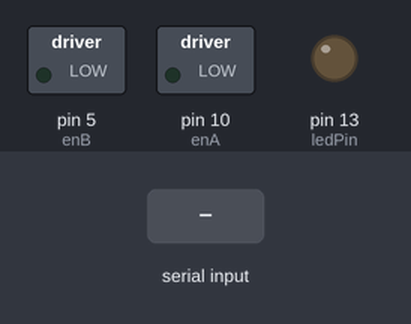
Bench run of a sketch on a simulated Arduino Uno, built with avr-gcc and run on an emulated ATmega328P. On the bench: switched loads named in the sketch (green lamp = pin HIGH), output pins drawn as LEDs (lit = HIGH). Inputs (shaded band) come from the test bench. What the sketch prints to the serial monitor is not drawn.

Above: at 1.2 s.
1.3 s: "1" received over Serial
At 2.4 s:
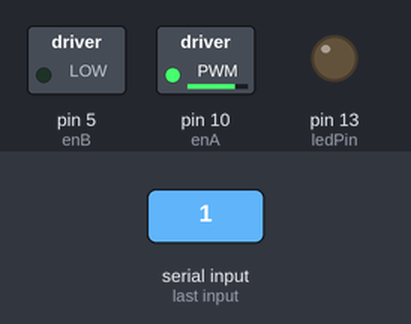
2.8 s: byte 54 (54) received over Serial
At 3.5 s:
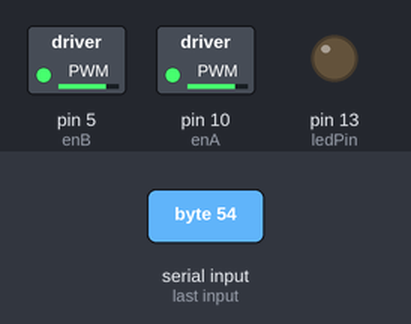
4.3 s: byte 57 (57) received over Serial
5.8 s: "7" received over Serial
7.3 s: "2" received over Serial
8.8 s: "3" received over Serial
At 9.3 s:
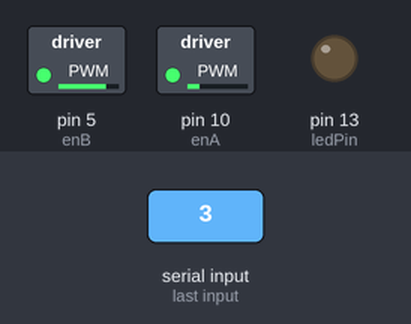
Timing chart, 0 to 11.3 s (numbered marks = the images above; inputs shaded):
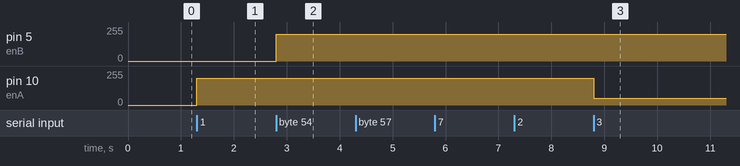

The sketch:

Sketch1.ino
```cpp
/*
 Name:		Sketch1.ino
 Created:	10/11/2016 4:07:34 PM
 Author:	rkovacs
*/

//static int counter = 0;
int ledPin = 13;
// connect motor controller pins to Arduino digital pins
// motor one
int enA = 10;
int in1 = 9;
int in2 = 8;
// motor two
int enB = 5;
int in3 = 7;
int in4 = 6;
int velocity = 200;
int cmd = 0;

// the setup function runs once when you press reset or power the board
void setup() {
	Serial.begin(9600);
	pinMode(ledPin, OUTPUT);


}

// the loop function runs over and over again until power down or reset
void loop() {
	/*while(Serial.available() > 0) {
		Serial.write(Serial.read());
	}*/

	/*digitalWrite(ledPin, HIGH);
	delay(500);
	digitalWrite(ledPin, LOW);
	delay(500);*/

/*	Serial.print("Tick #");
	Serial.print(counter++, DEC);
	Serial.print("\n");

	if (Serial.peek() != -1) {
		Serial.print("Read: ");
		do {
			Serial.print((char)Serial.read());
		} while (Serial.peek() != -1);
		Serial.print("\n");
	}

	delay(1000);*/

	if (Serial.available()) {
		if (cmd == 55) {
			velocity = Serial.read();
			char cbuff[15];
			sprintf(cbuff, "speed: %d", velocity);
			Serial.print(cbuff);
		}
		cmd = Serial.read();
		switch (cmd) {
		case 49: // 1 - up start
			motorARight(velocity);
			Serial.print("motor A Right");
			break;
		case 50: // 2 - up/down stop
			stopMotorA();
			Serial.print("stop Motor A");
			break;
		case 51: // 3 - down start
			motorALeft(velocity);
			Serial.print("motor A Left");
			break;
		case 52: // 4 - left start
			motorBLeft(velocity);
			Serial.print("motor B Left");
			break;
		case 53: // 5 - left/right stop
			stopMotorB();
			Serial.print("stop Motor B");
			break;
		case 54: // 6 - right start
			motorBRight(velocity);
			Serial.print("motor B Right");
			break;
		case 55: // 7 - set speed
			Serial.print("set speed");
			break;
		case 57: // 9 - all stop
			allStop();
			Serial.print("all Stop");
			break;
		default:
			char cbuff[15];
			sprintf(cbuff, "read: %d", cmd);
			Serial.print(cbuff);
		}
	}


}

void motorARight(int speed) {
	// turn on motor A
	digitalWrite(in1, HIGH);
	digitalWrite(in2, LOW);
	// set speed to 200 out of possible range 0~255
	analogWrite(enA, speed);
}

void stopMotorA() {
	digitalWrite(in1, LOW);
	digitalWrite(in2, LOW);
}

void motorALeft(int speed) {
	// turn on motor A
	digitalWrite(in1, LOW);
	digitalWrite(in2, HIGH);
	// set speed to 200 out of possible range 0~255
	analogWrite(enA, speed);
}

void motorBRight(int speed) {
	// turn on motor B
	digitalWrite(in3, HIGH);
	digitalWrite(in4, LOW);
	// set speed to 200 out of possible range 0~255
	analogWrite(enB, 200);
}

void stopMotorB() {
	digitalWrite(in3, LOW);
	digitalWrite(in4, LOW);
}

void motorBLeft(int speed) {
	// turn on motor B
	digitalWrite(in3, LOW);
	digitalWrite(in4, HIGH);
	// set speed to 200 out of possible range 0~255
	analogWrite(enB, 200);
}

void allStop() {
	digitalWrite(in1, LOW);
	digitalWrite(in2, LOW);
	digitalWrite(in3, LOW);
	digitalWrite(in4, LOW);
}
```

Measured:
- after the input at 1.3 s, pin 10 (enA): 0/255 → 200/255 at once
- after the input at 2.8 s, pin 5 (enB): 0/255 → 200/255 at once
- after the input at 4.3 s, every drawn part: stays the same
- after the input at 5.8 s, every drawn part: stays the same
- after the input at 7.3 s, every drawn part: stays the same
- after the input at 8.8 s, pin 10 (enA): 200/255 → 50/255 at once
